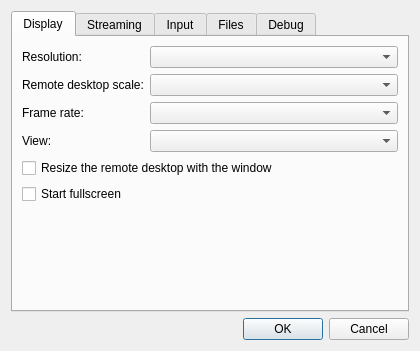
<?xml version="1.0" encoding="UTF-8"?>
<ui version="4.0">
 <class>SettingsDialog</class>
 <widget class="QDialog" name="SettingsDialog">
  <property name="geometry">
   <rect>
    <x>0</x>
    <y>0</y>
    <width>420</width>
    <height>260</height>
   </rect>
  </property>
  <property name="windowTitle">
   <string>Settings</string>
  </property>
  <layout class="QVBoxLayout" name="mainLayout">
   <item>
    <widget class="QTabWidget" name="tabs">
     <widget class="QWidget" name="displayTab">
      <attribute name="title">
       <string>Display</string>
      </attribute>
      <layout class="QVBoxLayout" name="displayTabLayout">
       <item>
        <layout class="QFormLayout" name="displayLayout">
         <item row="0" column="0">
          <widget class="QLabel" name="resolutionLabel">
           <property name="text">
            <string>Resolution:</string>
           </property>
          </widget>
         </item>
         <item row="0" column="1">
          <widget class="QComboBox" name="resolutionCombo" />
         </item>
         <item row="1" column="0">
          <widget class="QLabel" name="scaleLabel">
           <property name="text">
            <string>Remote desktop scale:</string>
           </property>
          </widget>
         </item>
         <item row="1" column="1">
          <widget class="QComboBox" name="scaleCombo" />
         </item>
         <item row="2" column="0">
          <widget class="QLabel" name="refreshRateLabel">
           <property name="text">
            <string>Frame rate:</string>
           </property>
          </widget>
         </item>
         <item row="2" column="1">
          <widget class="QComboBox" name="refreshRateCombo" />
         </item>
         <item row="3" column="0">
          <widget class="QLabel" name="viewLabel">
           <property name="text">
            <string>View:</string>
           </property>
          </widget>
         </item>
         <item row="3" column="1">
          <widget class="QComboBox" name="viewCombo" />
         </item>
         <item row="4" column="0" colspan="2">
          <widget class="QCheckBox" name="followWindowCheck">
           <property name="text">
            <string>Resize the remote desktop with the window</string>
           </property>
           <property name="toolTip">
            <string>When the window (or fullscreen) settles at a new size, ask the host for that
   resolution. Off, the picture scales to the window instead -- a 1080p desktop
   fullscreen on a 4K screen, say -- and the resolution changes only from the
   session menu.</string>
           </property>
          </widget>
         </item>
         <item row="5" column="0" colspan="2">
          <widget class="QCheckBox" name="fullscreenCheck">
           <property name="text">
            <string>Start fullscreen</string>
           </property>
          </widget>
         </item>
        </layout>
       </item>
       <item>
        <spacer name="displayTabSpacer">
         <property name="orientation">
          <enum>Qt::Orientation::Vertical</enum>
         </property>
         <property name="sizeHint" stdset="0">
          <size>
           <width>20</width>
           <height>0</height>
          </size>
         </property>
        </spacer>
       </item>
      </layout>
     </widget>
     <widget class="QWidget" name="streamingTab">
      <attribute name="title">
       <string>Streaming</string>
      </attribute>
      <layout class="QVBoxLayout" name="streamingTabLayout">
       <item>
        <widget class="QGroupBox" name="decodeGroup">
         <property name="title">
          <string>Decoding</string>
         </property>
         <layout class="QFormLayout" name="decodeLayout">
          <item row="0" column="0">
           <widget class="QLabel" name="decoderLabel">
            <property name="text">
             <string>Preferred decoder:</string>
            </property>
           </widget>
          </item>
          <item row="0" column="1">
           <widget class="QComboBox" name="decoderCombo">
            <property name="toolTip">
             <string>Which decoder to try first. A hardware decoder that isn't available falls back to
   the other one, then to software. Software skips the GPU entirely -- more CPU, but
   useful when hardware decoding misbehaves. NVIDIA cards on Linux never use VA-API,
   since they have none.</string>
            </property>
           </widget>
          </item>
         </layout>
        </widget>
       </item>
       <item>
        <widget class="QGroupBox" name="codecGroup">
         <property name="title">
          <string>Codec</string>
         </property>
         <layout class="QFormLayout" name="codecLayout">
          <item row="0" column="0">
           <widget class="QLabel" name="codecLabel">
            <property name="text">
             <string>Video codec:</string>
            </property>
           </widget>
          </item>
          <item row="0" column="1">
           <widget class="QComboBox" name="codecCombo">
            <property name="toolTip">
             <string>Which codec to offer first. The host picks the first one it can encode -- this is
   a preference, not a demand.</string>
            </property>
           </widget>
          </item>
          <item row="1" column="0" colspan="2">
           <widget class="QCheckBox" name="pyrowaveCheck">
            <property name="text">
             <string>Use PyroWave on a wired LAN</string>
            </property>
            <property name="toolTip">
             <string>PyroWave encodes and decodes a frame in well under a millisecond, for the lowest
   latency there is -- at several hundred Mbit/s. When ticked it is offered first,
   but only when the host is directly reachable over a wired link of 1 Gbit/s or
   more, never through Veil's gateway, and only used if the host has turned it on.</string>
            </property>
           </widget>
          </item>
          <item row="2" column="0" colspan="2">
           <widget class="QCheckBox" name="losslessCheck">
            <property name="text">
             <string>Start with Lossless Refinement on</string>
            </property>
            <property name="toolTip">
             <string>Once a region of the screen stops changing, the host re-sends it losslessly so
   text and UI become pixel-exact, at the cost of a readback and a hash of every
   frame. Unticked, every session starts with it paused. Either way the session
   menu's Lossless Refinement row switches it mid-session.</string>
            </property>
           </widget>
          </item>
         </layout>
        </widget>
       </item>
       <item>
        <widget class="QGroupBox" name="networkGroup">
         <property name="title">
          <string>Network</string>
         </property>
         <layout class="QFormLayout" name="networkLayout">
          <item row="0" column="0">
           <widget class="QLabel" name="networkLabel">
            <property name="text">
             <string>Connection:</string>
            </property>
           </widget>
          </item>
          <item row="0" column="1">
           <widget class="QComboBox" name="networkCombo">
            <property name="toolTip">
             <string>What kind of link this is, so the host can pace the stream to it. Auto lets
   the host work it out from what it measures, and keep re-deciding. LAN starts at
   full quality and ignores light packet loss; Internet starts lower and backs off
   sooner when latency climbs; Mobile tolerates heavy loss and jittery latency at
   the lowest bitrates.</string>
            </property>
           </widget>
          </item>
         </layout>
        </widget>
       </item>
       <item>
        <spacer name="streamingTabSpacer">
         <property name="orientation">
          <enum>Qt::Orientation::Vertical</enum>
         </property>
         <property name="sizeHint" stdset="0">
          <size>
           <width>20</width>
           <height>0</height>
          </size>
         </property>
        </spacer>
       </item>
      </layout>
     </widget>
     <widget class="QWidget" name="inputTab">
      <attribute name="title">
       <string>Input</string>
      </attribute>
      <layout class="QVBoxLayout" name="inputTabLayout">
       <item>
        <layout class="QVBoxLayout" name="inputLayout">
         <item>
          <widget class="QCheckBox" name="gamepadCheck">
           <property name="text">
            <string>Forward gamepads</string>
           </property>
           <property name="toolTip">
            <string>Mirror controllers plugged into this machine onto the host as virtual gamepads
   (up to four). Takes effect on the next connection; the host must support it.</string>
           </property>
          </widget>
         </item>
         <item>
          <widget class="QCheckBox" name="securityKeyCheck">
           <property name="text">
            <string>Forward security keys</string>
           </property>
           <property name="toolTip">
            <string>Let the host's browsers sign in with FIDO security keys (a YubiKey, say)
   plugged into this machine. While forwarded, anything in the session can ask a key
   to sign in to any site; only your touch on the key approves it. Takes effect on
   the next connection; the host must support it.</string>
           </property>
          </widget>
         </item>
         <item>
          <widget class="QCheckBox" name="smartcardCheck">
           <property name="text">
            <string>Forward smart cards</string>
           </property>
           <property name="toolTip">
            <string>Let the session's programs use smart cards (PIV and OpenPGP, a YubiKey's
   smart card side) in readers plugged into this machine: signing in, signing, decrypting.
   Writing to a card asks you first. Takes effect on the next connection; the host must
   support it.</string>
           </property>
          </widget>
         </item>
         <item>
          <widget class="QCheckBox" name="unknownCardsCheck">
           <property name="text">
            <string>Pass other smart cards unfiltered</string>
           </property>
           <property name="toolTip">
            <string>Also forward cards and applications spectre can't read (a national ID card, a
   CAC), writes and all, without asking. A YubiKey's other applications stay refused.</string>
           </property>
          </widget>
         </item>
         <item>
          <widget class="QCheckBox" name="keyMaintenanceCheck">
           <property name="text">
            <string>Refuse security key and smart card maintenance</string>
           </property>
           <property name="toolTip">
            <string>Refuse the host's requests to reset a forwarded key, change its PIN, manage its
   passkeys or fingerprints, or change its settings, and to write to a forwarded smart
   card (new keys, certificates, PIN changes), without asking. Unticked, spectre asks you
   about each one, and the device gets it only if you allow it.</string>
           </property>
          </widget>
         </item>
         <item>
          <widget class="QCheckBox" name="microphoneCheck">
           <property name="text">
            <string>Send microphone</string>
           </property>
           <property name="toolTip">
            <string>Send this machine's microphone to the host, where applications see it as a
   microphone. Off by default. Takes effect on the next connection; the host must support it.</string>
           </property>
          </widget>
         </item>
        </layout>
       </item>
       <item>
        <spacer name="inputTabSpacer">
         <property name="orientation">
          <enum>Qt::Orientation::Vertical</enum>
         </property>
         <property name="sizeHint" stdset="0">
          <size>
           <width>20</width>
           <height>0</height>
          </size>
         </property>
        </spacer>
       </item>
      </layout>
     </widget>
     <widget class="QWidget" name="filesTab">
      <attribute name="title">
       <string>Files</string>
      </attribute>
      <layout class="QVBoxLayout" name="filesTabLayout">
       <item>
        <layout class="QVBoxLayout" name="filesLayout">
         <item>
          <widget class="QCheckBox" name="shareMyFilesCheck">
           <property name="text">
            <string>Share my files with the host</string>
           </property>
          </widget>
         </item>
         <item>
          <widget class="QLabel" name="sharedFoldersLabel">
           <property name="text">
            <string>Also share these folders:</string>
           </property>
          </widget>
         </item>
         <item>
          <layout class="QHBoxLayout" name="sharedFoldersLayout">
           <item>
            <widget class="QListWidget" name="sharedFoldersList">
             <property name="maximumSize">
              <size>
               <width>16777215</width>
               <height>72</height>
              </size>
             </property>
             <property name="selectionMode">
              <enum>QAbstractItemView::SelectionMode::ExtendedSelection</enum>
             </property>
            </widget>
           </item>
           <item>
            <layout class="QVBoxLayout" name="sharedFoldersButtons">
             <item>
              <widget class="QPushButton" name="addFolderButton">
               <property name="text">
                <string>Add…</string>
               </property>
              </widget>
             </item>
             <item>
              <widget class="QPushButton" name="removeFolderButton">
               <property name="text">
                <string>Remove</string>
               </property>
              </widget>
             </item>
             <item>
              <spacer name="sharedFoldersSpacer">
               <property name="orientation">
                <enum>Qt::Orientation::Vertical</enum>
               </property>
              </spacer>
             </item>
            </layout>
           </item>
          </layout>
         </item>
         <item>
          <widget class="QCheckBox" name="shareHiddenCheck">
           <property name="text">
            <string>Include hidden files</string>
           </property>
           <property name="toolTip">
            <string>Hidden files and folders: names starting with a dot, and on Windows and macOS
   anything marked hidden (AppData, Library). They are left out by default, neither
   listed nor readable, since that is where passwords, keys and browser profiles live.</string>
           </property>
          </widget>
         </item>
         <item>
          <widget class="QLabel" name="shareNoteLabel">
           <property name="text">
            <string>The host can read everything shared while you're connected. Hidden files often hold passwords and keys.</string>
           </property>
           <property name="wordWrap">
            <bool>true</bool>
           </property>
           <property name="enabled">
            <bool>false</bool>
           </property>
          </widget>
         </item>
        </layout>
       </item>
       <item>
        <spacer name="filesTabSpacer">
         <property name="orientation">
          <enum>Qt::Orientation::Vertical</enum>
         </property>
         <property name="sizeHint" stdset="0">
          <size>
           <width>20</width>
           <height>0</height>
          </size>
         </property>
        </spacer>
       </item>
      </layout>
     </widget>
     <widget class="QWidget" name="debugTab">
      <attribute name="title">
       <string>Debug</string>
      </attribute>
      <layout class="QVBoxLayout" name="debugTabLayout">
       <item>
        <layout class="QVBoxLayout" name="debugLayout">
         <item>
          <widget class="QCheckBox" name="tileOutlineCheck">
           <property name="text">
            <string>Outline refined regions</string>
           </property>
           <property name="toolTip">
            <string>Briefly draw a red box around every region the host refreshes losslessly.
   Only does anything while the session menu's Lossless Refinement row is on.</string>
           </property>
          </widget>
         </item>
         <item>
          <widget class="QCheckBox" name="kioskCheck">
           <property name="text">
            <string>Kiosk mode</string>
           </property>
           <property name="toolTip">
            <string>Launch spectre the way the Wisp thin client does (-K): fullscreen for good,
   no way out of it but the toolbar's close and End Session.</string>
           </property>
          </widget>
         </item>
        </layout>
       </item>
       <item>
        <spacer name="debugTabSpacer">
         <property name="orientation">
          <enum>Qt::Orientation::Vertical</enum>
         </property>
         <property name="sizeHint" stdset="0">
          <size>
           <width>20</width>
           <height>0</height>
          </size>
         </property>
        </spacer>
       </item>
      </layout>
     </widget>
    </widget>
   </item>
   <item>
    <widget class="QDialogButtonBox" name="buttonBox">
     <property name="standardButtons">
      <set>QDialogButtonBox::StandardButton::Cancel|QDialogButtonBox::StandardButton::Ok</set>
     </property>
    </widget>
   </item>
  </layout>
 </widget>
 <resources />
 <connections>
  <connection>
   <sender>buttonBox</sender>
   <signal>accepted()</signal>
   <receiver>SettingsDialog</receiver>
   <slot>accept()</slot>
  </connection>
  <connection>
   <sender>buttonBox</sender>
   <signal>rejected()</signal>
   <receiver>SettingsDialog</receiver>
   <slot>reject()</slot>
  </connection>
 </connections>
</ui>
